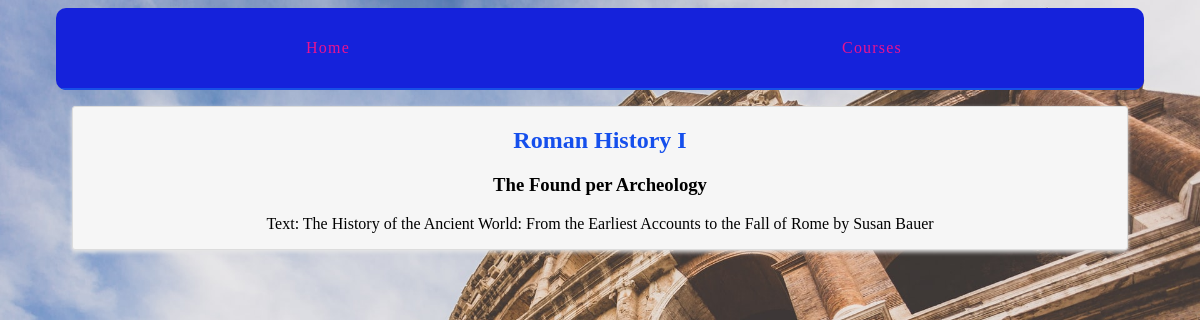
/courses/3/4/, run on an earlier commit of the app's database.
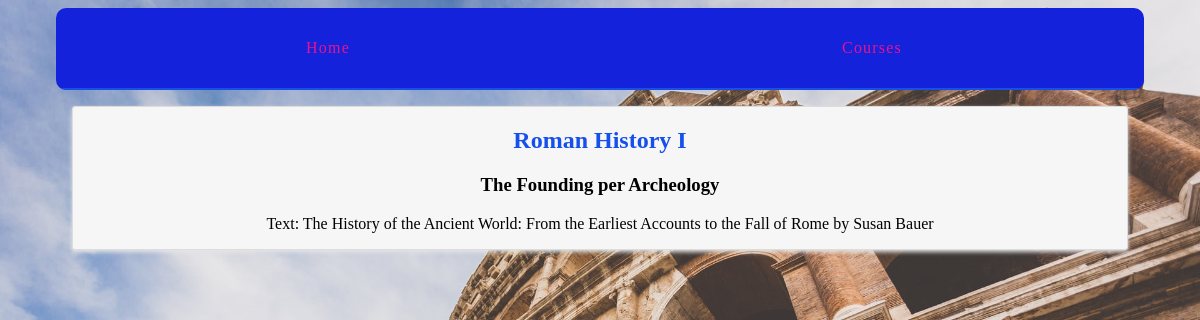
And on a later commit of the database.
### courses/models.py (models this page shows, shortened)
class Step(models.Model):
    title = models.CharField(max_length=255)
    description = models.TextField()
    content = models.TextField(blank=True, default="")
    order = models.IntegerField(default=0)
    course = models.ForeignKey('Course', on_delete=models.CASCADE,)
    class Meta:
        ordering = ['order',]

class Course(models.Model):
    created_at = models.DateTimeField(auto_now_add=True)
    title = models.CharField(max_length=255)
    description = models.TextField()

### courses/views.py (the view)
# urls.py: path("<int:course_pk>/<int:step_pk>/", views.step_detail, name='step'),
def step_detail(request, course_pk, step_pk):
    step = get_object_or_404(Step, course_id=course_pk, pk=step_pk)
    return render(request, 'courses/step_detail.html', {'step': step})

### courses/templates/courses/step_detail.html (shortened to what this page needs)
{% extends "layout.html" %}  {% block content %}
<article class="welcome card">
  <h2>
    <a href="{% url 'courses:detail' pk=step.course.pk %}"
      >{{ step.course.title }}</a
    >
  </h2>
  <h3>{{ step.title }}</h3>
  {{ step.content|linebreaks }}
</article>
{% endblock%}

What changed in the data, as far as the page shows it:
changed Step "Roman History I": title "The Found per Archeology" → "The Founding per Archeology"
